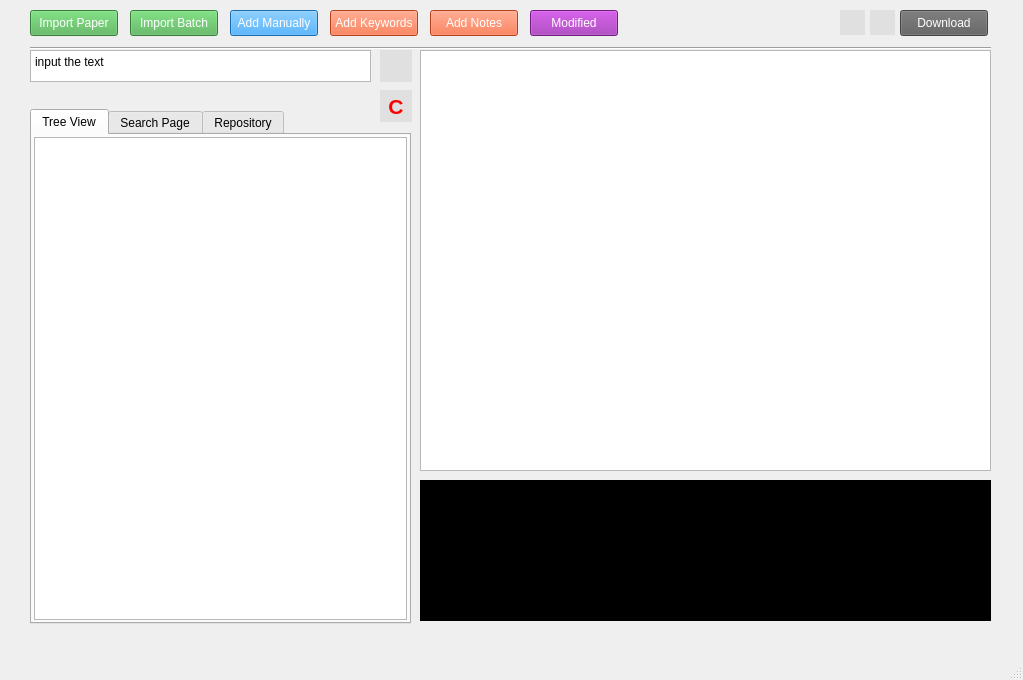
<?xml version="1.0" encoding="UTF-8"?>
<ui version="4.0">
 <class>MainWindow</class>
 <widget class="QMainWindow" name="MainWindow">
  <property name="geometry">
   <rect>
    <x>0</x>
    <y>0</y>
    <width>1023</width>
    <height>680</height>
   </rect>
  </property>
  <property name="sizePolicy">
   <sizepolicy hsizetype="Fixed" vsizetype="Fixed">
    <horstretch>0</horstretch>
    <verstretch>0</verstretch>
   </sizepolicy>
  </property>
  <property name="windowTitle">
   <string>MainWindow</string>
  </property>
  <widget class="QWidget" name="centralwidget">
   <widget class="QPushButton" name="btn_search">
    <property name="geometry">
     <rect>
      <x>380</x>
      <y>50</y>
      <width>32</width>
      <height>32</height>
     </rect>
    </property>
    <property name="styleSheet">
     <string notr="true">QPushButton {
    background-color: #E0E0E0;
    border: none;
}

QPushButton:hover {
    background-color: #D3D3D3;
}

QPushButton:pressed {
    background-color: #BEBEBE;
}
</string>
    </property>
    <property name="text">
     <string/>
    </property>
    <property name="icon">
     <iconset resource="res.qrc">
      <normaloff>:/icons/search.png</normaloff>:/icons/search.png</iconset>
    </property>
   </widget>
   <widget class="QTextEdit" name="textedit_search">
    <property name="enabled">
     <bool>true</bool>
    </property>
    <property name="geometry">
     <rect>
      <x>30</x>
      <y>50</y>
      <width>341</width>
      <height>32</height>
     </rect>
    </property>
    <property name="font">
     <font>
      <family>Arial</family>
      <pointsize>9</pointsize>
     </font>
    </property>
    <property name="acceptDrops">
     <bool>true</bool>
    </property>
    <property name="verticalScrollBarPolicy">
     <enum>Qt::ScrollBarAlwaysOff</enum>
    </property>
    <property name="horizontalScrollBarPolicy">
     <enum>Qt::ScrollBarAlwaysOff</enum>
    </property>
    <property name="html">
     <string>&lt;!DOCTYPE HTML PUBLIC &quot;-//W3C//DTD HTML 4.0//EN&quot; &quot;http://www.w3.org/TR/REC-html40/strict.dtd&quot;&gt;
&lt;html&gt;&lt;head&gt;&lt;meta name=&quot;qrichtext&quot; content=&quot;1&quot; /&gt;&lt;style type=&quot;text/css&quot;&gt;
p, li { white-space: pre-wrap; }
&lt;/style&gt;&lt;/head&gt;&lt;body style=&quot; font-family:'Arial'; font-size:9pt; font-weight:400; font-style:normal;&quot;&gt;
&lt;p style=&quot; margin-top:0px; margin-bottom:0px; margin-left:0px; margin-right:0px; -qt-block-indent:0; text-indent:0px;&quot;&gt;input the text&lt;/p&gt;&lt;/body&gt;&lt;/html&gt;</string>
    </property>
   </widget>
   <widget class="QPushButton" name="btn_import">
    <property name="geometry">
     <rect>
      <x>30</x>
      <y>10</y>
      <width>88</width>
      <height>26</height>
     </rect>
    </property>
    <property name="sizePolicy">
     <sizepolicy hsizetype="Minimum" vsizetype="Minimum">
      <horstretch>0</horstretch>
      <verstretch>0</verstretch>
     </sizepolicy>
    </property>
    <property name="font">
     <font>
      <underline>false</underline>
     </font>
    </property>
    <property name="cursor">
     <cursorShape>OpenHandCursor</cursorShape>
    </property>
    <property name="autoFillBackground">
     <bool>false</bool>
    </property>
    <property name="styleSheet">
     <string notr="true">QPushButton {
    background-color: #4CAF50;
    color: white;
}

QPushButton:hover {
    background-color: #45a049;
}

QPushButton:pressed {
    background-color: #397d3a;
}</string>
    </property>
    <property name="text">
     <string>Import Paper</string>
    </property>
   </widget>
   <widget class="QPushButton" name="btn_importb">
    <property name="geometry">
     <rect>
      <x>130</x>
      <y>10</y>
      <width>88</width>
      <height>26</height>
     </rect>
    </property>
    <property name="sizePolicy">
     <sizepolicy hsizetype="Minimum" vsizetype="Minimum">
      <horstretch>0</horstretch>
      <verstretch>0</verstretch>
     </sizepolicy>
    </property>
    <property name="cursor">
     <cursorShape>OpenHandCursor</cursorShape>
    </property>
    <property name="styleSheet">
     <string notr="true">QPushButton {
    background-color: #4CAF50;
    color: white;
}

QPushButton:hover {
    background-color: #45a049;
}

QPushButton:pressed {
    background-color: #397d3a;
}</string>
    </property>
    <property name="text">
     <string>Import Batch</string>
    </property>
   </widget>
   <widget class="QPushButton" name="btn_clear">
    <property name="geometry">
     <rect>
      <x>380</x>
      <y>90</y>
      <width>32</width>
      <height>32</height>
     </rect>
    </property>
    <property name="font">
     <font>
      <family>Arial</family>
      <pointsize>16</pointsize>
      <weight>75</weight>
      <bold>true</bold>
     </font>
    </property>
    <property name="styleSheet">
     <string notr="true">QPushButton {
    background-color: #E0E0E0;
	color: red;
    border: none;
}

QPushButton:hover {
    background-color: #D3D3D3;
}

QPushButton:pressed {
    background-color: #BEBEBE;
}
</string>
    </property>
    <property name="text">
     <string>C</string>
    </property>
   </widget>
   <widget class="QPushButton" name="btn_addman">
    <property name="geometry">
     <rect>
      <x>230</x>
      <y>10</y>
      <width>88</width>
      <height>26</height>
     </rect>
    </property>
    <property name="sizePolicy">
     <sizepolicy hsizetype="Minimum" vsizetype="Minimum">
      <horstretch>0</horstretch>
      <verstretch>0</verstretch>
     </sizepolicy>
    </property>
    <property name="cursor">
     <cursorShape>OpenHandCursor</cursorShape>
    </property>
    <property name="styleSheet">
     <string notr="true">QPushButton {
    background-color: #2196F3;
    color: white;
}

QPushButton:hover {
    background-color: #1E88E5;
}

QPushButton:pressed {
    background-color: #1976D2;
}</string>
    </property>
    <property name="text">
     <string>Add Manually</string>
    </property>
   </widget>
   <widget class="QPushButton" name="btn_add_key">
    <property name="geometry">
     <rect>
      <x>330</x>
      <y>10</y>
      <width>88</width>
      <height>26</height>
     </rect>
    </property>
    <property name="sizePolicy">
     <sizepolicy hsizetype="Minimum" vsizetype="Minimum">
      <horstretch>0</horstretch>
      <verstretch>0</verstretch>
     </sizepolicy>
    </property>
    <property name="cursor">
     <cursorShape>OpenHandCursor</cursorShape>
    </property>
    <property name="styleSheet">
     <string notr="true">QPushButton {
    background-color: #FF5722;
    color: white;
}

QPushButton:hover {
    background-color: #F4511E;
}

QPushButton:pressed {
    background-color: #E64A19;
}
</string>
    </property>
    <property name="text">
     <string>Add Keywords</string>
    </property>
   </widget>
   <widget class="QPushButton" name="btn_add_note">
    <property name="geometry">
     <rect>
      <x>430</x>
      <y>10</y>
      <width>88</width>
      <height>26</height>
     </rect>
    </property>
    <property name="sizePolicy">
     <sizepolicy hsizetype="Minimum" vsizetype="Minimum">
      <horstretch>0</horstretch>
      <verstretch>0</verstretch>
     </sizepolicy>
    </property>
    <property name="cursor">
     <cursorShape>OpenHandCursor</cursorShape>
    </property>
    <property name="styleSheet">
     <string notr="true">QPushButton {
    background-color: #FF5722;
    color: white;
}

QPushButton:hover {
    background-color: #F4511E;
}

QPushButton:pressed {
    background-color: #E64A19;
}
</string>
    </property>
    <property name="text">
     <string>Add Notes</string>
    </property>
   </widget>
   <widget class="QPushButton" name="btn_mdf">
    <property name="geometry">
     <rect>
      <x>530</x>
      <y>10</y>
      <width>88</width>
      <height>26</height>
     </rect>
    </property>
    <property name="sizePolicy">
     <sizepolicy hsizetype="Minimum" vsizetype="Minimum">
      <horstretch>0</horstretch>
      <verstretch>0</verstretch>
     </sizepolicy>
    </property>
    <property name="cursor">
     <cursorShape>OpenHandCursor</cursorShape>
    </property>
    <property name="styleSheet">
     <string notr="true">QPushButton {
    background-color: #9C27B0;
    color: white;
}

QPushButton:hover {
    background-color: #8E24AA;
}

QPushButton:pressed {
    background-color: #7B1FA2;
}</string>
    </property>
    <property name="text">
     <string>Modified</string>
    </property>
   </widget>
   <widget class="QStackedWidget" name="stackedWidget">
    <property name="geometry">
     <rect>
      <x>420</x>
      <y>50</y>
      <width>571</width>
      <height>571</height>
     </rect>
    </property>
    <property name="currentIndex">
     <number>0</number>
    </property>
    <widget class="QWidget" name="page">
     <widget class="QTextBrowser" name="browser_main">
      <property name="geometry">
       <rect>
        <x>0</x>
        <y>0</y>
        <width>571</width>
        <height>421</height>
       </rect>
      </property>
      <property name="font">
       <font>
        <family>Segoe UI</family>
        <pointsize>12</pointsize>
       </font>
      </property>
     </widget>
     <widget class="QTextBrowser" name="browser_cmd">
      <property name="geometry">
       <rect>
        <x>0</x>
        <y>430</y>
        <width>571</width>
        <height>141</height>
       </rect>
      </property>
      <property name="styleSheet">
       <string notr="true">QTextBrowser {
    background-color: black;
    color: white;
    font-family: Consolas, monospace;
}</string>
      </property>
      <property name="horizontalScrollBarPolicy">
       <enum>Qt::ScrollBarAlwaysOff</enum>
      </property>
      <property name="html">
       <string>&lt;!DOCTYPE HTML PUBLIC &quot;-//W3C//DTD HTML 4.0//EN&quot; &quot;http://www.w3.org/TR/REC-html40/strict.dtd&quot;&gt;
&lt;html&gt;&lt;head&gt;&lt;meta name=&quot;qrichtext&quot; content=&quot;1&quot; /&gt;&lt;style type=&quot;text/css&quot;&gt;
p, li { white-space: pre-wrap; }
&lt;/style&gt;&lt;/head&gt;&lt;body style=&quot; font-family:'Consolas','monospace'; font-size:9pt; font-weight:400; font-style:normal;&quot;&gt;
&lt;p style=&quot;-qt-paragraph-type:empty; margin-top:0px; margin-bottom:0px; margin-left:0px; margin-right:0px; -qt-block-indent:0; text-indent:0px;&quot;&gt;&lt;br /&gt;&lt;/p&gt;&lt;/body&gt;&lt;/html&gt;</string>
      </property>
     </widget>
    </widget>
    <widget class="QWidget" name="page_2">
     <widget class="QTextBrowser" name="browser_info">
      <property name="geometry">
       <rect>
        <x>0</x>
        <y>0</y>
        <width>571</width>
        <height>201</height>
       </rect>
      </property>
      <property name="font">
       <font>
        <family>Segoe UI</family>
        <pointsize>12</pointsize>
       </font>
      </property>
     </widget>
     <widget class="QListWidget" name="list_notes">
      <property name="geometry">
       <rect>
        <x>0</x>
        <y>310</y>
        <width>571</width>
        <height>261</height>
       </rect>
      </property>
     </widget>
     <widget class="QTextBrowser" name="browser_kwd">
      <property name="geometry">
       <rect>
        <x>0</x>
        <y>210</y>
        <width>571</width>
        <height>91</height>
       </rect>
      </property>
      <property name="font">
       <font>
        <family>Segoe UI</family>
        <pointsize>12</pointsize>
       </font>
      </property>
     </widget>
    </widget>
   </widget>
   <widget class="QPushButton" name="btn_download">
    <property name="geometry">
     <rect>
      <x>900</x>
      <y>10</y>
      <width>88</width>
      <height>26</height>
     </rect>
    </property>
    <property name="sizePolicy">
     <sizepolicy hsizetype="Minimum" vsizetype="Minimum">
      <horstretch>0</horstretch>
      <verstretch>0</verstretch>
     </sizepolicy>
    </property>
    <property name="cursor">
     <cursorShape>OpenHandCursor</cursorShape>
    </property>
    <property name="styleSheet">
     <string notr="true">QPushButton {
    background-color: #5f5f5f;
    color: white;
}

QPushButton:hover {
    background-color: #4f4f4f;
}

QPushButton:pressed {
    background-color: #3f3f3f;
}
</string>
    </property>
    <property name="text">
     <string>Download</string>
    </property>
   </widget>
   <widget class="Line" name="line">
    <property name="geometry">
     <rect>
      <x>30</x>
      <y>40</y>
      <width>961</width>
      <height>16</height>
     </rect>
    </property>
    <property name="orientation">
     <enum>Qt::Horizontal</enum>
    </property>
   </widget>
   <widget class="QTabWidget" name="tabWidget">
    <property name="geometry">
     <rect>
      <x>30</x>
      <y>109</y>
      <width>381</width>
      <height>515</height>
     </rect>
    </property>
    <property name="currentIndex">
     <number>0</number>
    </property>
    <widget class="QWidget" name="tab_tree">
     <attribute name="title">
      <string>Tree View</string>
     </attribute>
     <layout class="QVBoxLayout" name="verticalLayout_2">
      <property name="spacing">
       <number>2</number>
      </property>
      <property name="leftMargin">
       <number>2</number>
      </property>
      <property name="topMargin">
       <number>2</number>
      </property>
      <property name="rightMargin">
       <number>2</number>
      </property>
      <property name="bottomMargin">
       <number>2</number>
      </property>
      <item>
       <widget class="QTreeWidget" name="tree_root">
        <property name="headerHidden">
         <bool>true</bool>
        </property>
        <attribute name="headerVisible">
         <bool>false</bool>
        </attribute>
        <column>
         <property name="text">
          <string notr="true">1</string>
         </property>
        </column>
       </widget>
      </item>
     </layout>
    </widget>
    <widget class="QWidget" name="tab_search">
     <attribute name="title">
      <string>Search Page</string>
     </attribute>
     <layout class="QVBoxLayout" name="verticalLayout">
      <property name="spacing">
       <number>2</number>
      </property>
      <property name="leftMargin">
       <number>2</number>
      </property>
      <property name="topMargin">
       <number>2</number>
      </property>
      <property name="rightMargin">
       <number>2</number>
      </property>
      <property name="bottomMargin">
       <number>2</number>
      </property>
      <item>
       <widget class="QListWidget" name="list_searchs"/>
      </item>
     </layout>
    </widget>
    <widget class="QWidget" name="tab">
     <attribute name="title">
      <string>Repository</string>
     </attribute>
     <layout class="QVBoxLayout" name="verticalLayout_3">
      <property name="spacing">
       <number>2</number>
      </property>
      <property name="leftMargin">
       <number>2</number>
      </property>
      <property name="topMargin">
       <number>2</number>
      </property>
      <property name="rightMargin">
       <number>2</number>
      </property>
      <property name="bottomMargin">
       <number>2</number>
      </property>
      <item>
       <widget class="QListWidget" name="list_articles"/>
      </item>
     </layout>
    </widget>
   </widget>
   <widget class="QPushButton" name="btn_sync">
    <property name="geometry">
     <rect>
      <x>840</x>
      <y>10</y>
      <width>25</width>
      <height>25</height>
     </rect>
    </property>
    <property name="sizePolicy">
     <sizepolicy hsizetype="Fixed" vsizetype="Fixed">
      <horstretch>0</horstretch>
      <verstretch>0</verstretch>
     </sizepolicy>
    </property>
    <property name="styleSheet">
     <string notr="true">QPushButton {
    background-color: #E0E0E0;
    border: none;
}

QPushButton:hover {
    background-color: #D3D3D3;
}

QPushButton:pressed {
    background-color: #BEBEBE;
}
</string>
    </property>
    <property name="text">
     <string/>
    </property>
    <property name="icon">
     <iconset resource="res.qrc">
      <normaloff>:/icons/synchron_blue.png</normaloff>:/icons/synchron_blue.png</iconset>
    </property>
   </widget>
   <widget class="QPushButton" name="btn_sync_r">
    <property name="geometry">
     <rect>
      <x>870</x>
      <y>10</y>
      <width>25</width>
      <height>25</height>
     </rect>
    </property>
    <property name="sizePolicy">
     <sizepolicy hsizetype="Fixed" vsizetype="Fixed">
      <horstretch>0</horstretch>
      <verstretch>0</verstretch>
     </sizepolicy>
    </property>
    <property name="styleSheet">
     <string notr="true">QPushButton {
    background-color: #E0E0E0;
    border: none;
}

QPushButton:hover {
    background-color: #D3D3D3;
}

QPushButton:pressed {
    background-color: #BEBEBE;
}
</string>
    </property>
    <property name="text">
     <string/>
    </property>
    <property name="icon">
     <iconset resource="res.qrc">
      <normaloff>:/icons/synchron_red.png</normaloff>:/icons/synchron_red.png</iconset>
    </property>
   </widget>
   <zorder>btn_search</zorder>
   <zorder>textedit_search</zorder>
   <zorder>btn_import</zorder>
   <zorder>btn_importb</zorder>
   <zorder>btn_addman</zorder>
   <zorder>btn_add_key</zorder>
   <zorder>btn_add_note</zorder>
   <zorder>btn_mdf</zorder>
   <zorder>stackedWidget</zorder>
   <zorder>btn_download</zorder>
   <zorder>line</zorder>
   <zorder>tabWidget</zorder>
   <zorder>btn_clear</zorder>
   <zorder>btn_sync</zorder>
   <zorder>btn_sync_r</zorder>
  </widget>
  <widget class="QMenuBar" name="menubar">
   <property name="geometry">
    <rect>
     <x>0</x>
     <y>0</y>
     <width>1023</width>
     <height>23</height>
    </rect>
   </property>
  </widget>
  <widget class="QStatusBar" name="statusbar">
   <property name="mouseTracking">
    <bool>false</bool>
   </property>
   <property name="tabletTracking">
    <bool>true</bool>
   </property>
   <property name="autoFillBackground">
    <bool>false</bool>
   </property>
  </widget>
 </widget>
 <resources>
  <include location="res.qrc"/>
 </resources>
 <connections/>
</ui>
